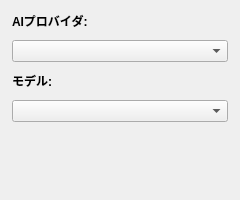
  <widget class="QDockWidget" name="dockAiSettings">
   <property name="minimumSize">
    <size>
     <width>240</width>
     <height>200</height>
    </size>
   </property>
   <property name="windowTitle">
    <string>AI設定</string>
   </property>
   <attribute name="dockWidgetArea">
    <number>2</number>
   </attribute>
   <widget class="QWidget" name="dockAiSettingsContents">
    <layout class="QVBoxLayout" name="layoutDockAiSettings">
     <property name="spacing">
      <number>10</number>
     </property>
     <property name="leftMargin">
      <number>12</number>
     </property>
     <property name="topMargin">
      <number>12</number>
     </property>
     <property name="rightMargin">
      <number>12</number>
     </property>
     <property name="bottomMargin">
      <number>12</number>
     </property>
     <item>
      <widget class="QLabel" name="labelAiProvider">
       <property name="styleSheet">
        <string notr="true">font-weight: 600;</string>
       </property>
       <property name="text">
        <string>AIプロバイダ:</string>
       </property>
      </widget>
     </item>
     <item>
      <widget class="QComboBox" name="comboAiProvider"/>
     </item>
     <item>
      <widget class="QLabel" name="labelAiModel">
       <property name="styleSheet">
        <string notr="true">font-weight: 600;</string>
       </property>
       <property name="text">
        <string>モデル:</string>
       </property>
      </widget>
     </item>
     <item>
      <widget class="QComboBox" name="comboAiModel"/>
     </item>
     <item>
      <spacer name="spacerDockAi">
       <property name="orientation">
        <enum>Qt::Orientation::Vertical</enum>
       </property>
       <property name="sizeHint" stdset="0">
        <size>
         <width>20</width>
         <height>40</height>
        </size>
       </property>
      </spacer>
     </item>
    </layout>
   </widget>
  </widget>
